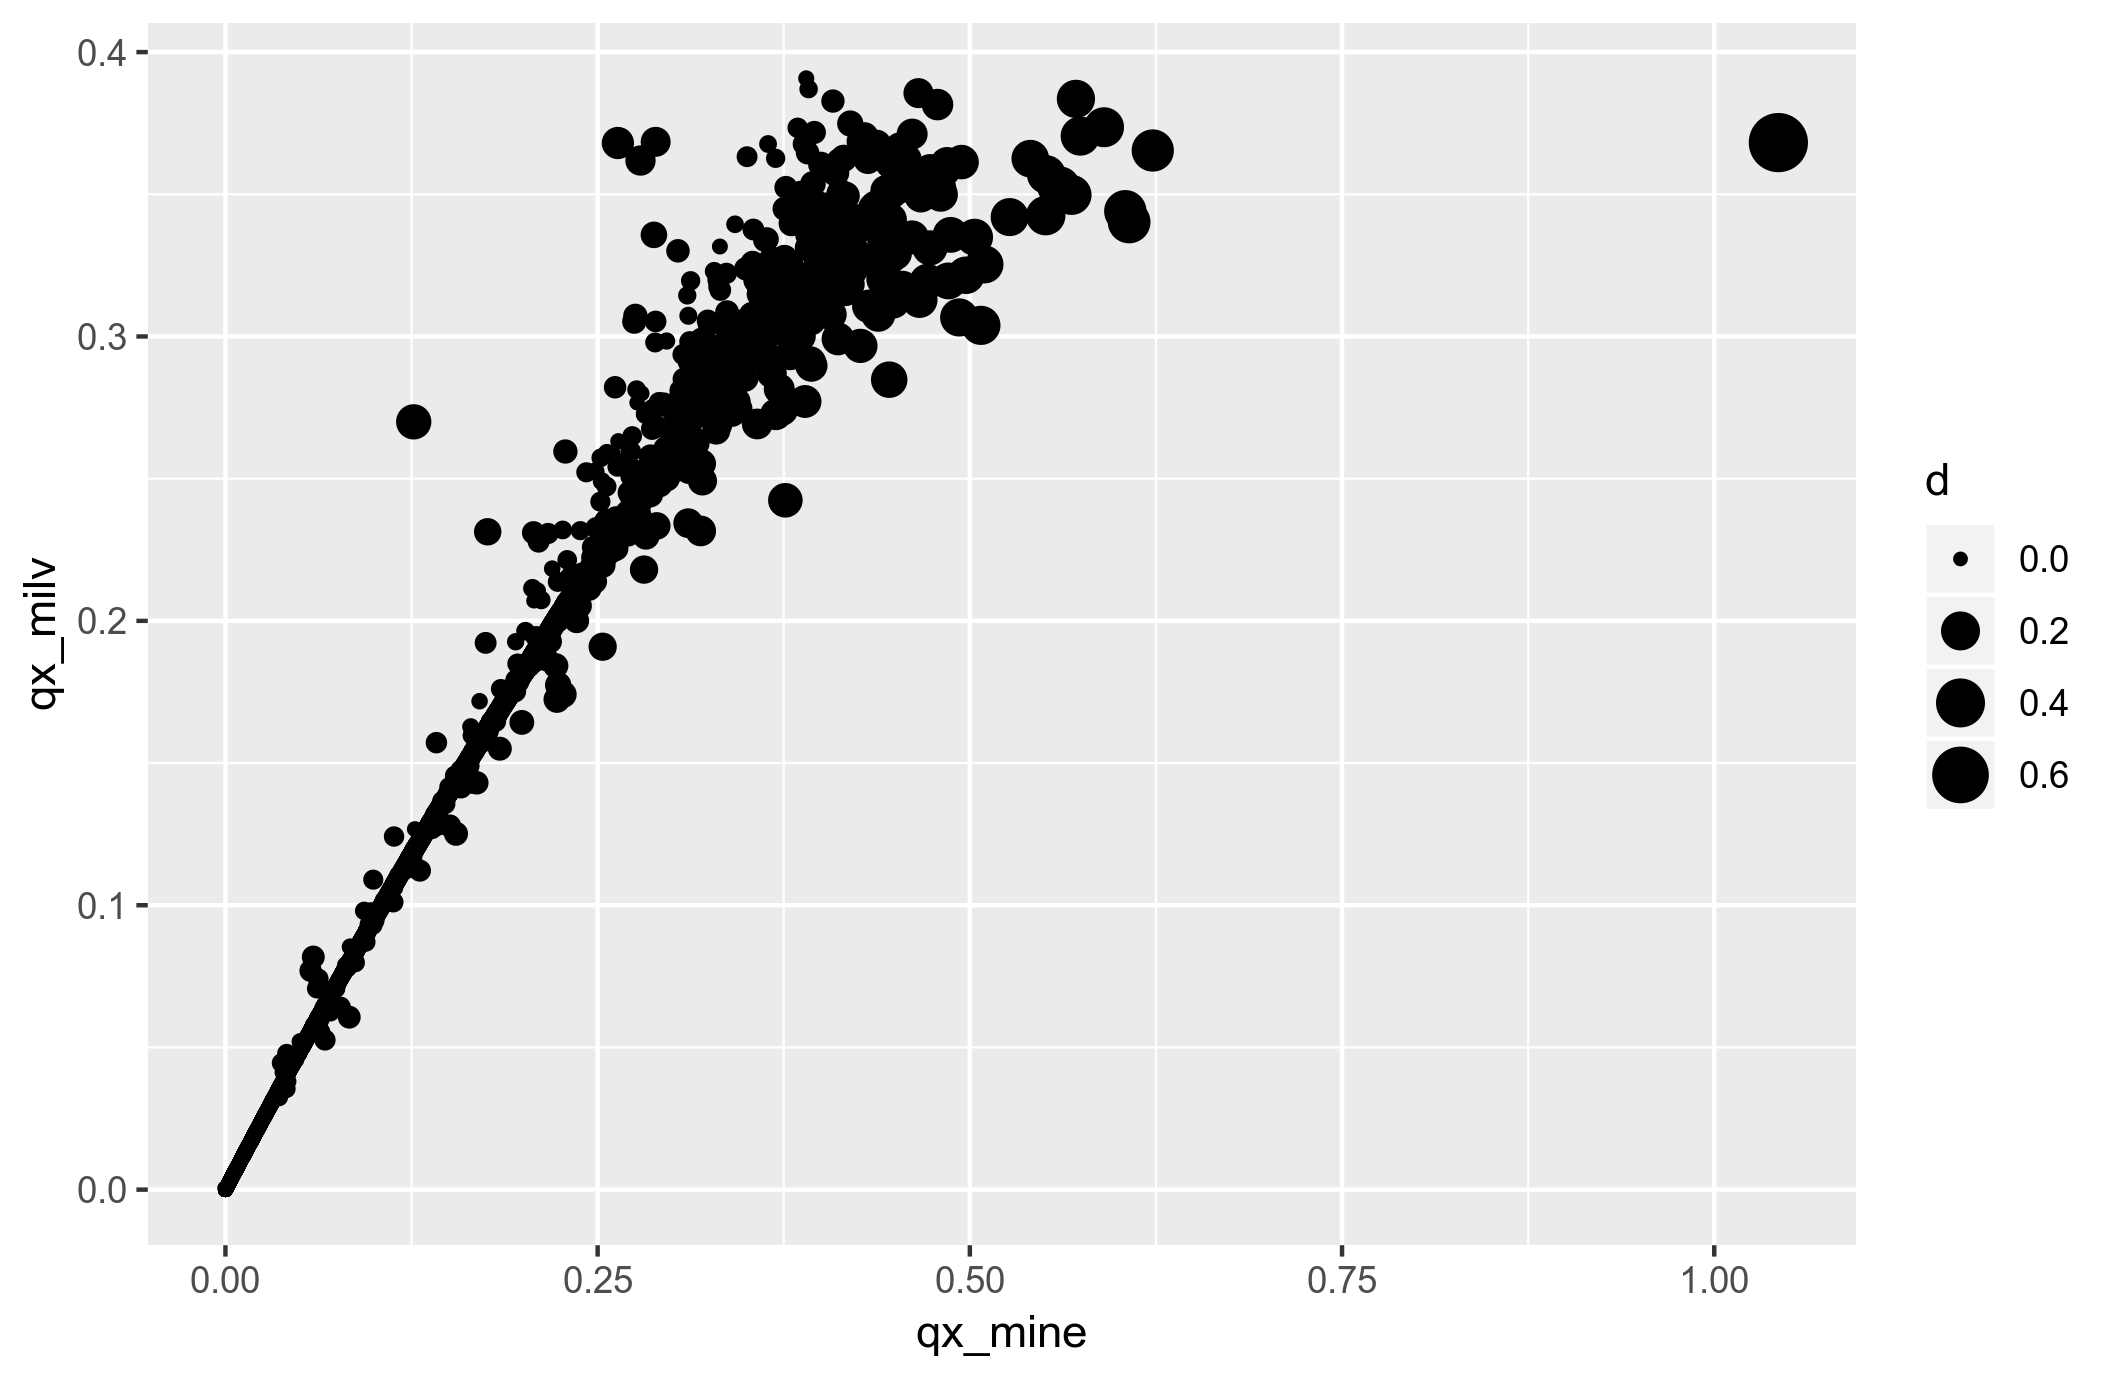

Generate this figure with R:
# Ensure we are starting with a clean-slate
rm(list=ls())

# Load used libraries
library(readr)
library(tidyverse)
library(readxl)

# Read in the merged dataset for 2011
dataset = read_csv("./data/01_processed/2011_qx_data.csv")
mcoef = read_csv("./initial_replication/manual_coef.csv") %>% select(m_cc, CountryCode)
milvesky <- read_excel("initial_replication/World_Mortality_2011.xlsx", skip = 1) %>% 
  gather(Country_Gender, qx, -c(Year, Age)) %>% 
  separate(Country_Gender, c("Country", "Gender"), '_') 

dataset %>% 
  mutate( Age = str_remove(Age, '\\+') %>% as.numeric ) %>% 
  mutate( Gender = str_sub(Gender, 1, 1) ) %>% 
  mutate( qx = replace_na(qx, 0) ) %>% 
  select(Country, Year, Gender, Age, qx) %>% 
  inner_join(mcoef, by=c("Country"="CountryCode")) %>% 
  select(Country=m_cc, Year, Gender, Age, qx) -> mine

inner_join(
  mine, milvesky, 
  by=c("Country", "Year", "Gender", "Age") , 
  suffix=c('_mine', '_milv')
) %>% filter(Age < 100) %>%  mutate(
  d = abs(qx_mine-qx_milv)
) -> joined

joined %>% ggplot(aes(x=qx_mine, y=qx_milv, size=d)) + 
  geom_point() + ggsave("./validation/dataset-comparison.png")

joined %>% 
  summarise( mean(d, na.rm=T) )


